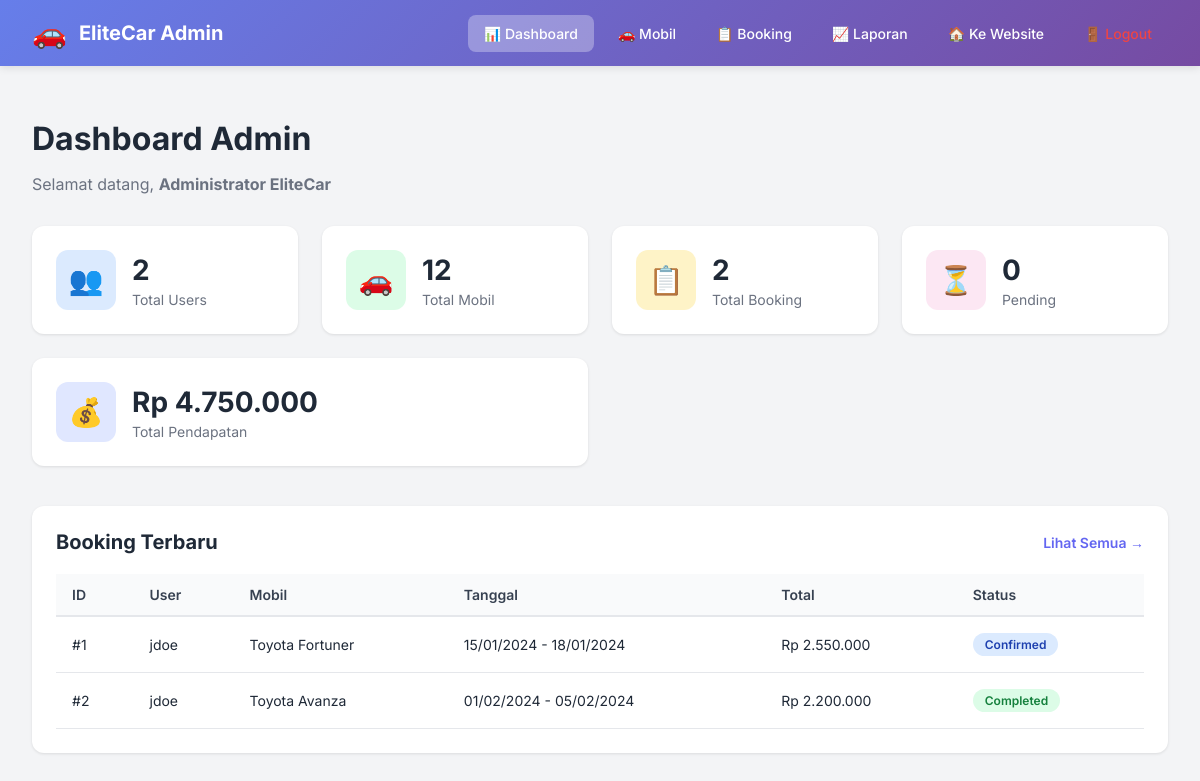
Page /admin/dashboard.php (signed in) on the committed database.
### tables this page shows
CREATE TABLE IF NOT EXISTS users (
    id INT AUTO_INCREMENT PRIMARY KEY,
    username VARCHAR(50) NOT NULL UNIQUE,
    email VARCHAR(100) NOT NULL UNIQUE,
    password VARCHAR(255) NOT NULL,
    full_name VARCHAR(100) NOT NULL,
    phone VARCHAR(20),
    role ENUM('customer', 'admin') DEFAULT 'customer' COMMENT 'User role: customer untuk pelanggan biasa, admin untuk pemilik/administrator',
    created_at TIMESTAMP DEFAULT CURRENT_TIMESTAMP,
    updated_at TIMESTAMP DEFAULT CURRENT_TIMESTAMP ON UPDATE CURRENT_TIMESTAMP,
    INDEX idx_username (username),
    INDEX idx_email (email),
    INDEX idx_role (role)
);

CREATE TABLE IF NOT EXISTS bookings (
    id INT AUTO_INCREMENT PRIMARY KEY,
    user_id INT NOT NULL,
    car_id INT NOT NULL,
    renter_name VARCHAR(100) NOT NULL,
    renter_email VARCHAR(100) NOT NULL,
    start_date DATE NOT NULL,
    end_date DATE NOT NULL,
    total_days INT NOT NULL,
    total_price DECIMAL(10, 2) NOT NULL,
    status ENUM('pending', 'confirmed', 'completed', 'cancelled') DEFAULT 'pending',
    created_at TIMESTAMP DEFAULT CURRENT_TIMESTAMP,
    updated_at TIMESTAMP DEFAULT CURRENT_TIMESTAMP ON UPDATE CURRENT_TIMESTAMP,
    FOREIGN KEY (user_id) REFERENCES users(id) ON DELETE CASCADE,
    FOREIGN KEY (car_id) REFERENCES cars(id) ON DELETE CASCADE,
    INDEX idx_user_id (user_id),
    INDEX idx_car_id (car_id),
    INDEX idx_status (status),
    INDEX idx_dates (start_date, end_date)
);

CREATE TABLE IF NOT EXISTS cars (
    id INT AUTO_INCREMENT PRIMARY KEY,
    name VARCHAR(100) NOT NULL,
    type ENUM('SUV', 'Sedan', 'Van') NOT NULL,
    price_per_day DECIMAL(10, 2) NOT NULL,
    image VARCHAR(255),
    description TEXT,
    is_available BOOLEAN DEFAULT TRUE,
    created_at TIMESTAMP DEFAULT CURRENT_TIMESTAMP,
    updated_at TIMESTAMP DEFAULT CURRENT_TIMESTAMP ON UPDATE CURRENT_TIMESTAMP,
    INDEX idx_type (type),
    INDEX idx_available (is_available)
);

### config.php (called while the page is built, shortened)
<?php
function getDBConnection() {
    $conn = new mysqli(DB_HOST, DB_USER, DB_PASS, DB_NAME);
    $conn->set_charset("utf8mb4");
    return $conn;
}
function getCurrentUser() {
    $conn = getDBConnection();
    $user_id = $_SESSION['user_id'];
    $stmt = $conn->prepare("SELECT id, username, email, full_name, created_at FROM users WHERE id = ?");
    $stmt->bind_param("i", $user_id);
    $stmt->execute();
    $result = $stmt->get_result();
    $user = $result->fetch_assoc();
    return $user;
}

### admin/dashboard.php (the view, shortened to what this page needs)
<?php
require_once '../config.php';
$current_user = getCurrentUser();
$conn = getDBConnection();
$stats = [];
$result = $conn->query("SELECT COUNT(*) as count FROM users");
$stats['total_users'] = $result->fetch_assoc()['count'];
$result = $conn->query("SELECT COUNT(*) as count FROM cars");
$stats['total_cars'] = $result->fetch_assoc()['count'];
$result = $conn->query("SELECT COUNT(*) as count FROM bookings");
$stats['total_bookings'] = $result->fetch_assoc()['count'];
$result = $conn->query("SELECT COUNT(*) as count FROM bookings WHERE status = 'pending'");
$stats['pending_bookings'] = $result->fetch_assoc()['count'];
$result = $conn->query("SELECT SUM(total_price) as revenue FROM bookings WHERE status IN ('confirmed', 'completed')");
$stats['total_revenue'] = $result->fetch_assoc()['revenue'] ?? 0;
$recent_bookings = $conn->query("
    SELECT b.*, c.name as car_name, u.username
    FROM bookings b
    JOIN cars c ON b.car_id = c.id
    JOIN users u ON b.user_id = u.id
    ORDER BY b.created_at DESC
    LIMIT 5
");
?>
<!DOCTYPE html>
<html lang="id">
<head>
    <link rel="stylesheet" href="../styles.css">
    <link rel="stylesheet" href="admin.css">
</head>
<body class="admin-body">
    <?php include 'admin_nav.php'; ?>
    <div class="admin-container">
        <div class="admin-header">
            <h1>Dashboard Admin</h1>
            <p>Selamat datang, <strong><?php echo htmlspecialchars($current_user['full_name']); ?></strong></p>
        </div>
        <div class="stats-grid">
            <div class="stat-card">
                <div class="stat-icon" style="background: #dbeafe; color: #1e40af;">👥</div>
                <div class="stat-content">
                    <h3><?php echo number_format($stats['total_users']); ?></h3>
                    <p>Total Users</p>
                </div>
            </div>
            <div class="stat-card">
                <div class="stat-icon" style="background: #dcfce7; color: #15803d;">🚗</div>
                <div class="stat-content">
                    <h3><?php echo number_format($stats['total_cars']); ?></h3>
                    <p>Total Mobil</p>
                </div>
            </div>
            <div class="stat-card">
                <div class="stat-icon" style="background: #fef3c7; color: #92400e;">📋</div>
                <div class="stat-content">
                    <h3><?php echo number_format($stats['total_bookings']); ?></h3>
                    <p>Total Booking</p>
                </div>
            </div>
            <div class="stat-card">
                <div class="stat-icon" style="background: #fce7f3; color: #9f1239;">⏳</div>
                <div class="stat-content">
                    <h3><?php echo number_format($stats['pending_bookings']); ?></h3>
                    <p>Pending</p>
                </div>
            </div>
            <div class="stat-card stat-card-wide">
                <div class="stat-icon" style="background: #e0e7ff; color: #4338ca;">💰</div>
                <div class="stat-content">
                    <h3>Rp <?php echo number_format($stats['total_revenue'], 0, ',', '.'); ?></h3>
                    <p>Total Pendapatan</p>
                </div>
            </div>
        </div>
        <div class="admin-section">
            <div class="section-header">
                <h2>Booking Terbaru</h2>
                <a href="bookings.php" class="btn-link">Lihat Semua →</a>
            </div>
            <div class="table-container">
                <table class="admin-table">
                    <thead>
                        <tr>
                            <th>ID</th>
                            <th>User</th>
                            <th>Mobil</th>
                            <th>Tanggal</th>
                            <th>Total</th>
                            <th>Status</th>
                        </tr>
                    </thead>
                    <tbody>
                        <?php if ($recent_bookings->num_rows > 0): ?>
                            <?php while ($booking = $recent_bookings->fetch_assoc()): ?>
                                <tr>
                                    <td>#<?php echo $booking['id']; ?></td>
                                    <td><?php echo htmlspecialchars($booking['username']); ?></td>
                                    <td><?php echo htmlspecialchars($booking['car_name']); ?></td>
                                    <td><?php echo date('d/m/Y', strtotime($booking['start_date'])); ?> - <?php echo date('d/m/Y', strtotime($booking['end_date'])); ?></td>
                                    <td>Rp <?php echo number_format($booking['total_price'], 0, ',', '.'); ?></td>
                                    <td><span class="badge badge-<?php echo $booking['status']; ?>"><?php echo ucfirst($booking['status']); ?></span></td>
                                </tr>
                            <?php endwhile; ?>
                        <?php else: ?>
                            <tr>
                                <td colspan="6" style="text-align: center; padding: 40px; color: #9ca3af;">Belum ada booking</td>
                            </tr>
                        <?php endif; ?>
                    </tbody>
                </table>
            </div>
        </div>
    </div>
</body>
</html>

### admin/admin_nav.php
<nav class="admin-nav">
    <div class="nav-brand">
        <span class="nav-logo">🚗</span>
        <span class="nav-title">EliteCar Admin</span>
    </div>
    <ul class="nav-menu">
        <li><a href="dashboard.php" class="<?php echo basename($_SERVER['PHP_SELF']) == 'dashboard.php' ? 'active' : ''; ?>">📊 Dashboard</a></li>
        <li><a href="cars.php" class="<?php echo basename($_SERVER['PHP_SELF']) == 'cars.php' ? 'active' : ''; ?>">🚗 Mobil</a></li>
        <li><a href="bookings.php" class="<?php echo basename($_SERVER['PHP_SELF']) == 'bookings.php' ? 'active' : ''; ?>">📋 Booking</a></li>
        <li><a href="reports.php" class="<?php echo basename($_SERVER['PHP_SELF']) == 'reports.php' ? 'active' : ''; ?>">📈 Laporan</a></li>
        <li><a href="../index.php">🏠 Ke Website</a></li>
        <li><a href="../logout.php" style="color: #ef4444;">🚪 Logout</a></li>
    </ul>
</nav>

### styles.css (style rules this page uses)
:root { --bg: #0D0D0D; --primary: #007BFF; --primary-hover: #0056CC; --surface: #ffffff; --text: #0f172a; --text-muted: #475569; --text-inverse: #ffffff; --brand-500: #1E90FF; --brand-600: #007BFF; --brand-700: #0056CC; --brand-50: #eaf4ff; --text-900: #0f172a; --text-600: #475569; --border: #e2e8f0; --card: #ffffff; --bg-dark: #0D0D0D; --bg-dark-2: #111111; --success: #16a34a; --danger: #dc2626; --chip-bg: #eef2f6; --chip-text: #0f172a; --shadow: 0 10px 20px rgba(2, 6, 23, 0.06), 0 2px 6px rgba(2, 6, 23, 0.05); --focus-ring: 0 0 0 4px rgba(0, 123, 255, 0.3); }
* { box-sizing: border-box; }
html { scroll-behavior: smooth; }
html, body { height: 100%; }
body { margin: 0; font-family: 'Inter', system-ui, -apple-system, Segoe UI, Roboto, Arial, sans-serif; color: var(--text-inverse); background: radial-gradient(1200px 800px at 110% -60%, rgba(0, 123, 255, .12), transparent), linear-gradient(180deg, var(--bg-dark), var(--bg-dark-2) 60%, #0b0b0b); }

### admin/admin.css (style rules this page uses)
.admin-body { background: #f3f4f6; font-family: 'Inter', sans-serif; margin: 0; padding: 0; }
.admin-nav { background: linear-gradient(135deg, #667eea 0%, #764ba2 100%); color: white; padding: 16px 32px; display: flex; justify-content: space-between; align-items: center; box-shadow: 0 2px 8px rgba(0, 0, 0, 0.1); }
.nav-brand { display: flex; align-items: center; gap: 12px; }
.nav-logo { font-size: 28px; }
.nav-title { font-size: 20px; font-weight: 700; }
.nav-menu { list-style: none; display: flex; gap: 8px; margin: 0; padding: 0; }
.nav-menu a { color: white; text-decoration: none; padding: 10px 16px; border-radius: 8px; transition: all 0.2s; font-weight: 500; font-size: 14px; }
.nav-menu a.active { background: rgba(255, 255, 255, 0.3); }
.admin-container { max-width: 1400px; margin: 0 auto; padding: 32px; }
.admin-header { margin-bottom: 32px; }
.admin-header h1 { font-size: 32px; font-weight: 700; color: #1f2937; margin-bottom: 8px; }
.admin-header p { color: #6b7280; font-size: 16px; }
.stats-grid { display: grid; grid-template-columns: repeat(auto-fit, minmax(250px, 1fr)); gap: 24px; margin-bottom: 40px; }
.stat-card { background: white; border-radius: 12px; padding: 24px; box-shadow: 0 1px 3px rgba(0, 0, 0, 0.1); display: flex; align-items: center; gap: 16px; transition: transform 0.2s, box-shadow 0.2s; }
.stat-card-wide { grid-column: span 2; }
.stat-icon { width: 60px; height: 60px; border-radius: 12px; display: flex; align-items: center; justify-content: center; font-size: 28px; }
.stat-content h3 { font-size: 28px; font-weight: 700; color: #1f2937; margin: 0 0 4px 0; }
.stat-content p { color: #6b7280; margin: 0; font-size: 14px; }
.admin-section { background: white; border-radius: 12px; padding: 24px; box-shadow: 0 1px 3px rgba(0, 0, 0, 0.1); margin-bottom: 24px; }
.section-header { display: flex; justify-content: space-between; align-items: center; margin-bottom: 20px; }
.section-header h2 { font-size: 20px; font-weight: 700; color: #1f2937; margin: 0; }
.btn-link { color: #6366f1; text-decoration: none; font-weight: 600; font-size: 14px; transition: color 0.2s; }
.table-container { overflow-x: auto; }
.admin-table { width: 100%; border-collapse: collapse; }
.admin-table thead { background: #f9fafb; }
.admin-table th { padding: 12px 16px; text-align: left; font-weight: 600; color: #374151; font-size: 14px; border-bottom: 2px solid #e5e7eb; }
.admin-table td { padding: 16px; border-bottom: 1px solid #e5e7eb; color: #1f2937; font-size: 14px; }
.badge { padding: 4px 12px; border-radius: 12px; font-size: 12px; font-weight: 600; display: inline-block; }
.badge-confirmed { background: #dbeafe; color: #1e40af; }
.badge-completed { background: #dcfce7; color: #15803d; }

### rows in the picture
users: full_name "Administrator EliteCar"
bookings: id "1", user.username "jdoe", car.name "Toyota Fortuner", start_date "15/01/2024", end_date "18/01/2024", total_price "2.550.000", status "Confirmed"
bookings: id "2", user.username "jdoe", car.name "Toyota Avanza", start_date "01/02/2024", end_date "05/02/2024", total_price "2.200.000", status "Completed"

### other values in the picture
$stats['total_users'] "2"
$stats['total_cars'] "12"
$stats['total_bookings'] "2"
$stats['pending_bookings'] "0"
$stats['total_revenue'] "4.750.000"
